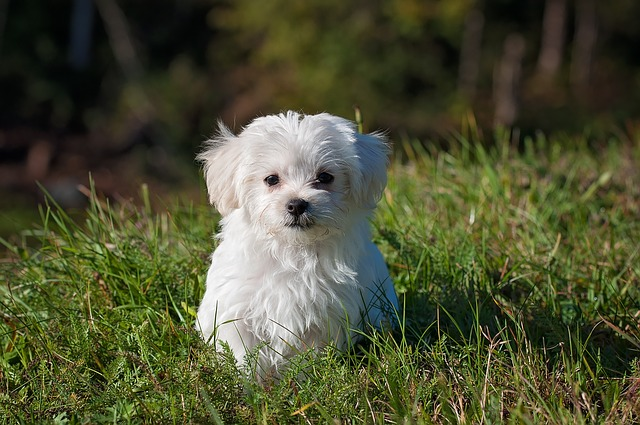
#> input picture Section5_Object-Detection/src/puppy.jpg, 640 x 425 px
$ python Object-Detection3.py
#> lines starting #> are read from the running program, lines starting #| are printed output that depends on the picture; after the words box and inside, x2 and y2 are one past the last pixel; in counts of white or black regions, pixels touching at a corner belong together
import cv2
import numpy as np
import os
import matplotlib.pyplot as plt

__BASE_DIR__ = os.path.dirname(os.path.realpath(__file__))
image = cv2.imread(__BASE_DIR__ + '/src/puppy.jpg')
#> image is the input picture: shape (425, 640, 3); mean B, G, R 51.5, 80, 77.1

med_val = np.median(image)
#> med_val = 54
value1 = int(max(0, 0.7* med_val))
#> value1 = 37
value2 = int(min(255, 1.3 * med_val))
#> value2 = 70

blurred_img = cv2.blur(image,ksize=(5,5))
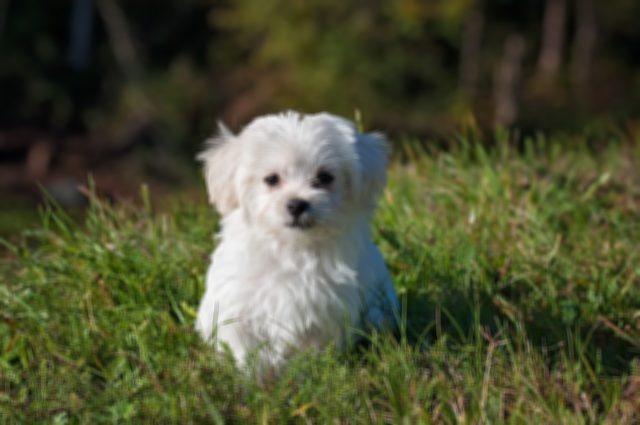
#> blurred_img: shape (425, 640, 3); mean B, G, R 51.5, 80, 77.1

edges = cv2.Canny(image=blurred_img, threshold1=value1, threshold2=value2 + 30)
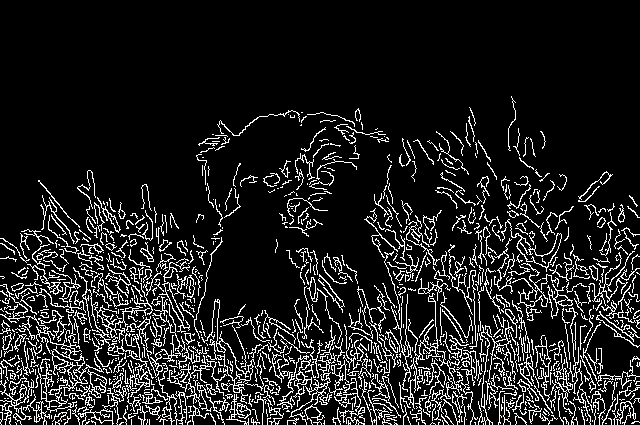
#> edges: shape (425, 640); 12.2% white in thin lines or dots, all inside (x1, y1, x2, y2) = (0, 96, 640, 425)

plt.title(str(value1) + '    ' + str(value2))
plt.imshow(edges)
plt.show()

$ run again, with Section5_Object-Detection/src/boys.jpg copied over Section5_Object-Detection/src/puppy.jpg
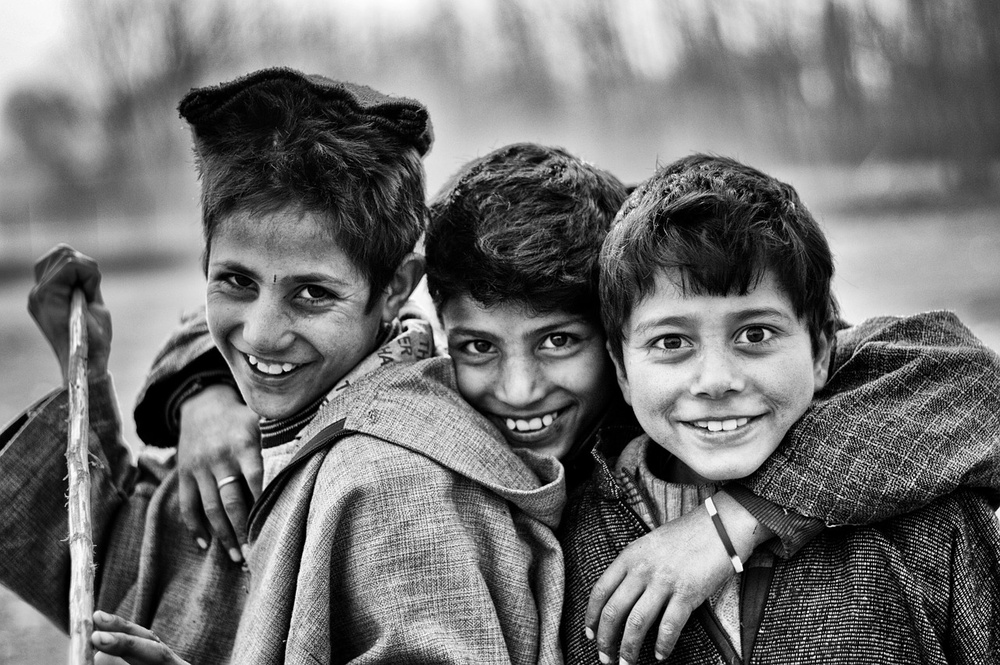
#> input picture Section5_Object-Detection/src/boys.jpg, 1000 x 665 px, shrunk from 1280 x 851 before the run
#> image is the input picture: shape (665, 1000, 3); min 0, max 255, mean 113.1
#> med_val = 118
#> value1 = 82
#> value2 = 153
#> `edges = cv2.Canny(image=blurred_img, threshold1=value1, threshold2=val..`:
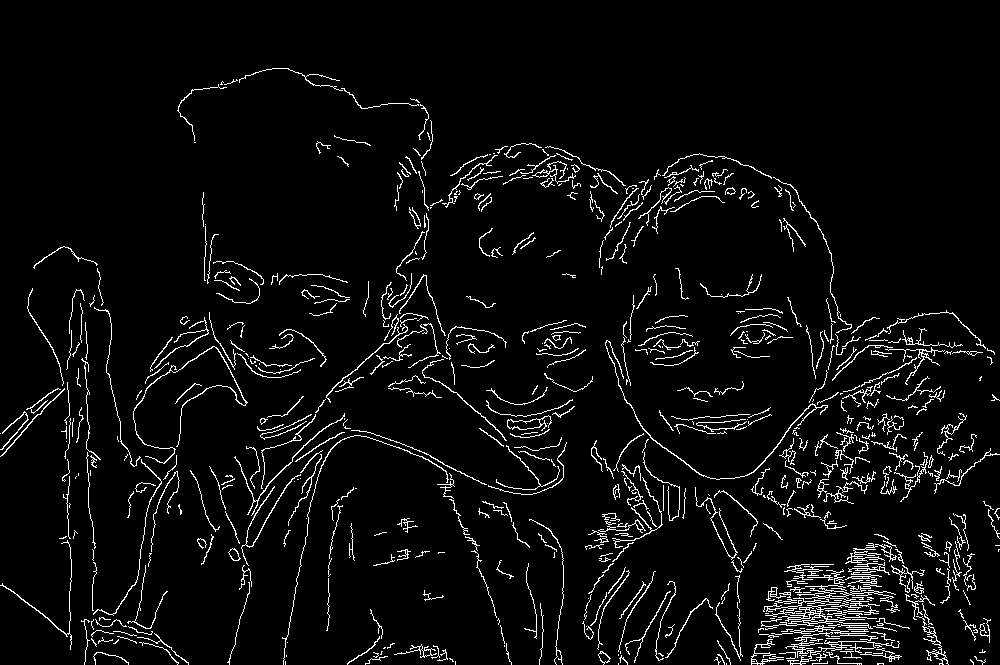
#> edges: shape (665, 1000); 4.7% white in thin lines or dots, all inside (x1, y1, x2, y2) = (0, 68, 1000, 665)
